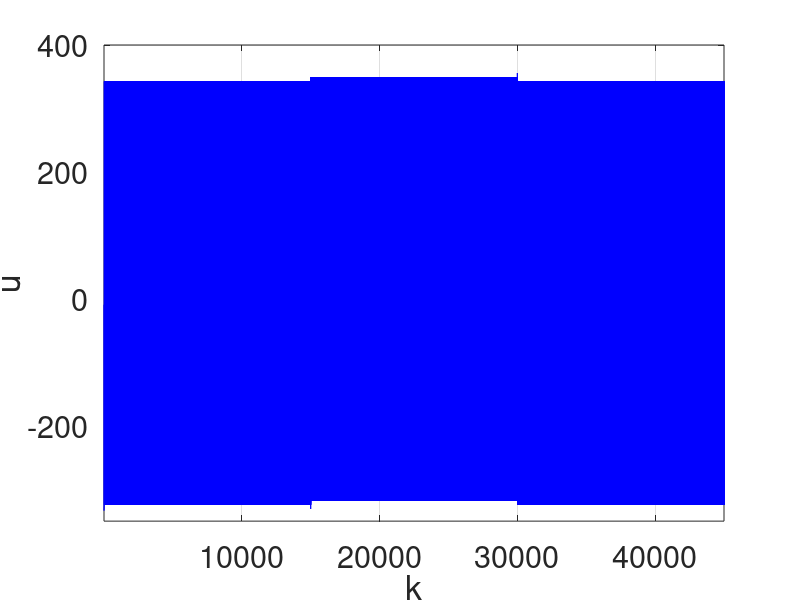
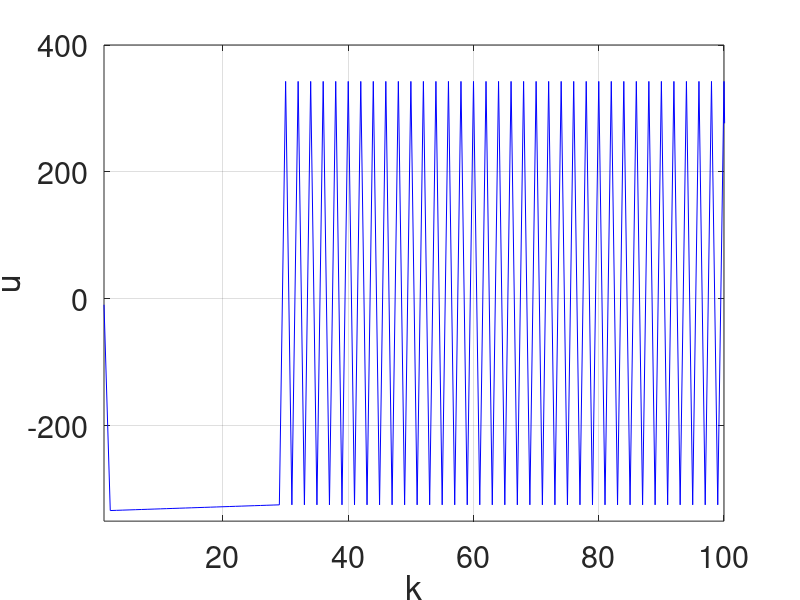

Write MATLAB code to recreate these figures, in order. (Note: this script raises an error after producing the figures.)
x(1)=0.;
t(1)=0;
y(1)=0.;
n=45000;
tmax=45;
dt=tmax/n;
Q=10;
R=0.01;
m(1)=1;
alpha=1;
betta=100;
lambda=0.3;
gamma=20;
B=1;
Da=0.072;
r1(1)=0.;
r2(1)=0.;
e1(1)=x(1)-r1(1);
e2(1)=y(1)-r2(1);
u(1)=0;

for i=1:n-1,   

m(i+1)=m(i)+1;
    
g1(i)=0;
g2(i)=lambda;

f1(i)=x(i)+dt*(-alpha*x(i)+Da*(1-x(i))*exp(y(i)/(1+y(i)/gamma)));    
f2(i)=y(i)+dt*(-alpha*y(i)+B*Da*(1-x(i))*exp(y(i)/(1+y(i)/gamma)));

t(i+1)=t(i)+dt;

   if 0<=t(i+1) & t(i+1)<=15
    r1(i+1)=0.4472;
    elseif 15<t(i+1) & t(i+1)<30
    r1(i+1)=0.7646;
    elseif 30<=t(i+1) & t(i+1)<tmax 
    r1(i+1)=0.4472;
    end

   if 0<=t(i+1) & t(i+1)<=15
    r2(i+1)=2.752;
    elseif 15<t(i+1) & t(i+1)<30
    r2(i+1)=4.7052;
    elseif 30<=t(i+1) & t(i+1)<tmax 
    r2(i+1)=2.752;
   end
    
if (y(i)-r2(i))>0 
S(i)=1;
elseif (y(i)-r2(i))<0
S(i)=-1;
else 
S(i)=0;  
end 

u(i)=-1/g2(i)*(-betta*S(i)+r2(i+1)-r2(i)-f2(i));
   
x(i+1)=f1(i);    
y(i+1)=y(i)+dt*(-betta*S(i)+r2(i+1)-r2(i)); 

e1(i+1)=x(i+1)-r1(i+1);
e2(i+1)=y(i+1)-r2(i+1);
  
end

if (y(n)-r2(n))>0 
S(n)=1;
elseif (y(n)-r2(n))<0
S(n)=-1;
else 
S(n)=0;  
end 

%g2(n)=lambda;
%u(n)=-1/g2(n)*(-betta*S(n)+r2(n+1)-r2(n)-f2(n));

for j=1:n-1,      
    tt(j)=t(j);    
end

figure(1)
plot(1:length(u),u,'b-')
ylabel('u')
xlabel('k')

axis([1 n-1 -350 400])
grid
set(gca,'FontSize',22)

figure(2)
plot(1:length(u),u,'b-')
ylabel('u')
xlabel('k')

axis([1 100 -350 400])
grid
set(gca,'FontSize',22)

exportgraphics(figure(1), '/Users/Apple/work/tracking-control-network/research-vault/Research Journal/Paper/figures/images/matlab_fig2b.png', 'Resolution', 300);
exportgraphics(figure(2), '/Users/Apple/work/tracking-control-network/research-vault/Research Journal/Paper/figures/images/matlab_fig2b_zoomed.png', 'Resolution', 300);
writematrix([tt', u'], 'cstr_control_input_reference.csv');
clear all;
